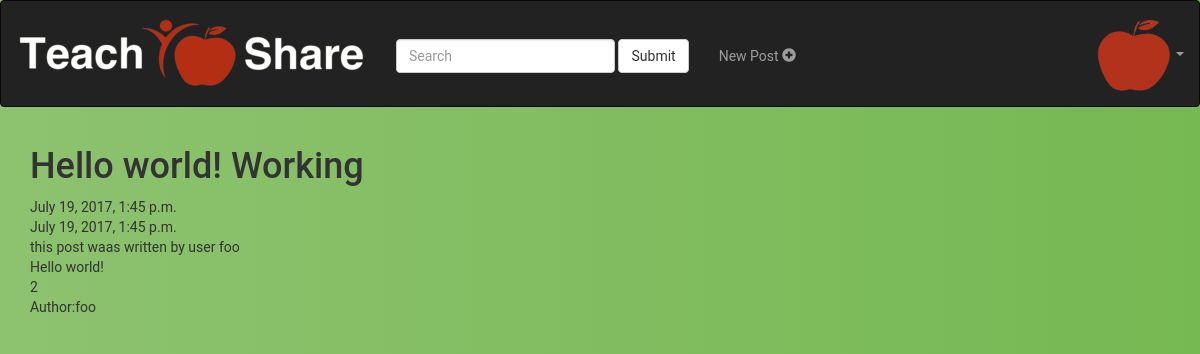
The page /account/detail/2/ on the database its author committed.
### accounts/models.py (models this page shows)
class Post(models.Model):
	user = models.ForeignKey(settings.AUTH_USER_MODEL, default=1)
	title = models.CharField(max_length=100, default='')
	user = models.CharField(max_length=100, default='')
	content = models.TextField(default="")
	updated = models.DateTimeField(auto_now=True, auto_now_add=False)
	timestamp = models.DateTimeField(auto_now=False, auto_now_add= True)

### accounts/views.py (the view)
# urls.py: url(r'^detail/(?P<id>\d+)/$', views.post_detail, name='post_detail' ),
def post_detail(request, id= None):
	instance = get_object_or_404(Post, id=id)
	context = {
		"title": instance.title,
		"instance": instance,
	}
	return render(request,'accounts/post_detail.html',context)

### accounts/templates/accounts/post_detail.html (shortened to what this page needs)
<!DOCTYPE html>
<html>
<head>
{% load static %}
<link rel="stylesheet" href="https://maxcdn.bootstrapcdn.com/bootstrap/3.3.7/css/bootstrap.min.css">
<link rel="stylesheet" href={% static 'accounts/post_detail.css'%} type = "text/css">
</head>
<body>
<nav class="navbar navbar-inverse ">
  <div class="container-fluid">
    <div class="navbar-header">
      <a class="navbar-brand" href="/account/dashboard">
        <img src="{% static "accounts/tslogo.png" %}" alt="TSLogo"/>
      </a>
    </div>
    <form class="navbar-form navbar-left nav-searchpad">
      <div class="form-group">
        <input type="text" class="form-control" placeholder="Search">
      </div>
      <button type="submit" class="btn btn-default">Submit</button>
    </form>
    <ul class="nav navbar-nav nav-navitems">
      <li><a href="/account/create/">
        <p>New Post <span class="glyphicon glyphicon-plus-sign"></span> </p>
        </a>
      </li>
    </ul>
    <ul class="nav navbar-nav navbar-right">
      <li class="dropdown">
        <a class="dropdown-toggle" data-toggle="dropdown" >
          <img src="{% static "accounts/applelogo.png" %}" alt="TSLogo"/>
        <span class="caret"></span></a>
      </li>
    </ul>
  </div>
</nav>
<div class = "container">
<h1> {{ title }} Working </h1>
{{instance.timestamp}}</br>
{{ instance.updated }}</br>
{{instance.content}}</br>
{{instance.title}}</br>
{{instance.id}}</br>
<p>Author:{{instance.user}}</p>
</div>
<div class="col-xs-12" style="height:50px;"></div>
</body>
</html>

### accounts/static/accounts/post_detail.css (style rules this page uses)
body { background: #FCF4E3 ; background: -webkit-linear-gradient(right, #76b852, #8DC26F); background: -moz-linear-gradient(right, #76b852, #8DC26F); background: -o-linear-gradient(right, #76b852, #8DC26F); background: linear-gradient(to left, #76b852, #8DC26F); font-family: "Roboto", sans-serif; -webkit-font-smoothing: antialiased; -moz-osx-font-smoothing: grayscale; }
.navbar { min-height:100px !important; }
.nav-navitems { text-align: center; padding-top: 30px; }
.nav-searchpad { text-align: center; padding-top: 30px; }

### rows shown on the page
Post: title "Hello world!", timestamp "July 19, 2017, 1:45 p.m.", updated "July 19, 2017, 1:45 p.m.", content "this post waas written by user foo", id "2", user "foo"
